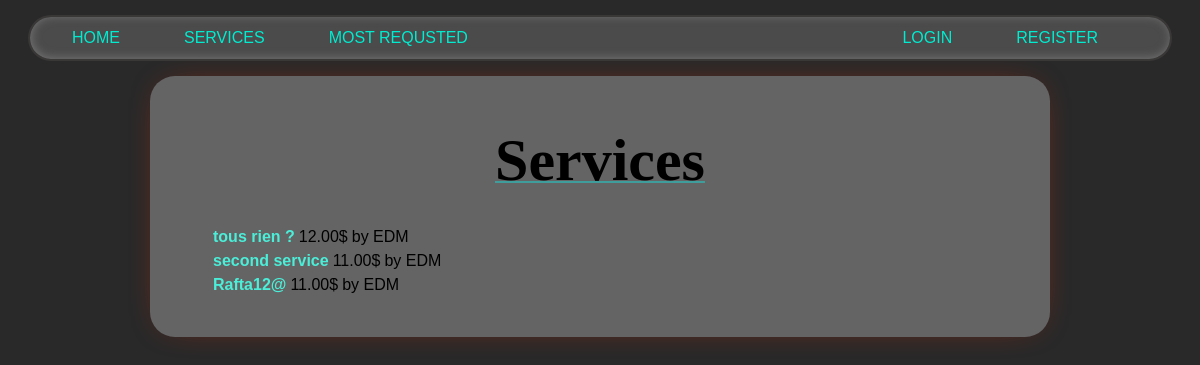
The page /services/ on the database as committed earlier.
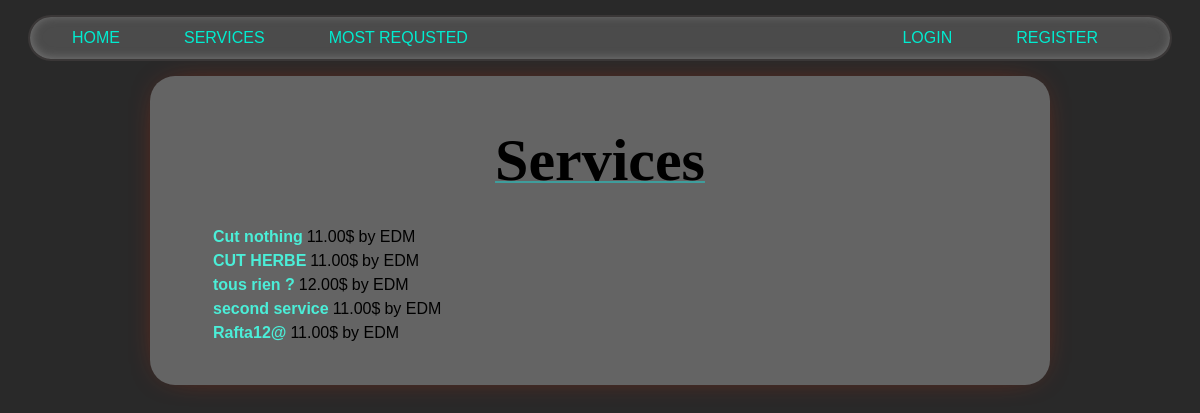
The same page on the database as committed later.
### services/models.py (models this page shows)
class Service(models.Model):
    company = models.ForeignKey(Company, on_delete=models.CASCADE)
    name = models.CharField(max_length=40)
    description = models.TextField()
    price_hour = models.DecimalField(decimal_places=2, max_digits=100)
    rating = models.IntegerField(validators=[MinValueValidator(
        0), MaxValueValidator(5)], default=0)
    choices = FIELD_CHOICE
    field = models.CharField(max_length=30, blank=False,
                             null=False, choices=choices)
    date = models.DateTimeField(auto_now=True, null=False)
    nb_request=models.IntegerField(default=1, null=False)
    def __str__(self):
        return self.name

### users/models.py (models this page shows, shortened)
class Company(models.Model):
    user = models.OneToOneField(
    User, on_delete=models.CASCADE, primary_key=True)
    field = models.CharField(max_length=70, choices=(('Air Conditioner', 'Air Conditioner'),
                                                     ('All in One', 'All in One'),
                                                     ('Carpentry', 'Carpentry'),
                                                     ('Electricity',
                                                      'Electricity'),
                                                     ('Gardening', 'Gardening'),
                                                     ('Home Machines',
                                                      'Home Machines'),
                                                     ('House Keeping',
                                                      'House Keeping'),
                                                     ('Interior Design',
                                                      'Interior Design'),
                                                     ('Locks', 'Locks'),
                                                     ('Painting', 'Painting'),
                                                     ('Plumbing', 'Plumbing'),
                                                     ('Water Heaters', 'Water Heaters')), blank=False, null=False)
    rating = models.IntegerField(
        validators=[MaxValueValidator(5), MinValueValidator(0)], default=0)

class User(AbstractUser):
    is_company = models.BooleanField(default=False)
    is_customer = models.BooleanField(default=False)
    birth=models.DateField(null=True, default='2000-01-01')
    email = models.CharField(max_length=100, unique=True)

### services/views.py (the view)
# urls.py: path('', v.service_list, name='services_list'),
def service_list(request):
    services = Service.objects.all().order_by("-date")
    service= Service.objects.all()
    return render(request, 'services/list.html', {'services': services, 'service':service})

### services/templates/services/list.html (shortened to what this page needs)
{% extends 'main/base.html' %}
{% block content %}
    <p class="title">Services</p>
    <div class='services_list'>
        {% if services %}
            {% for service in services.all %}
            <table><thead>
                <tr>
                  <th><a href="/services/{{service.id}}">{{service}}</a></th>
                  <td>{{service.price_hour}}$</td>
                  <td>by {{service.company.user}}</td>
                </tr></thead>
              </table>
            {% endfor %}
        {% else %}
            <h2>Sorry No services available yet</h2>
        {% endif %}
    </div>
{% endblock %}

Rows that differ between the two databases and show on the page:
added Service: name "Cut nothing", price_hour "11.00", company.user "EDM"
added Service: name "CUT HERBE", price_hour "11.00", company.user "EDM"
